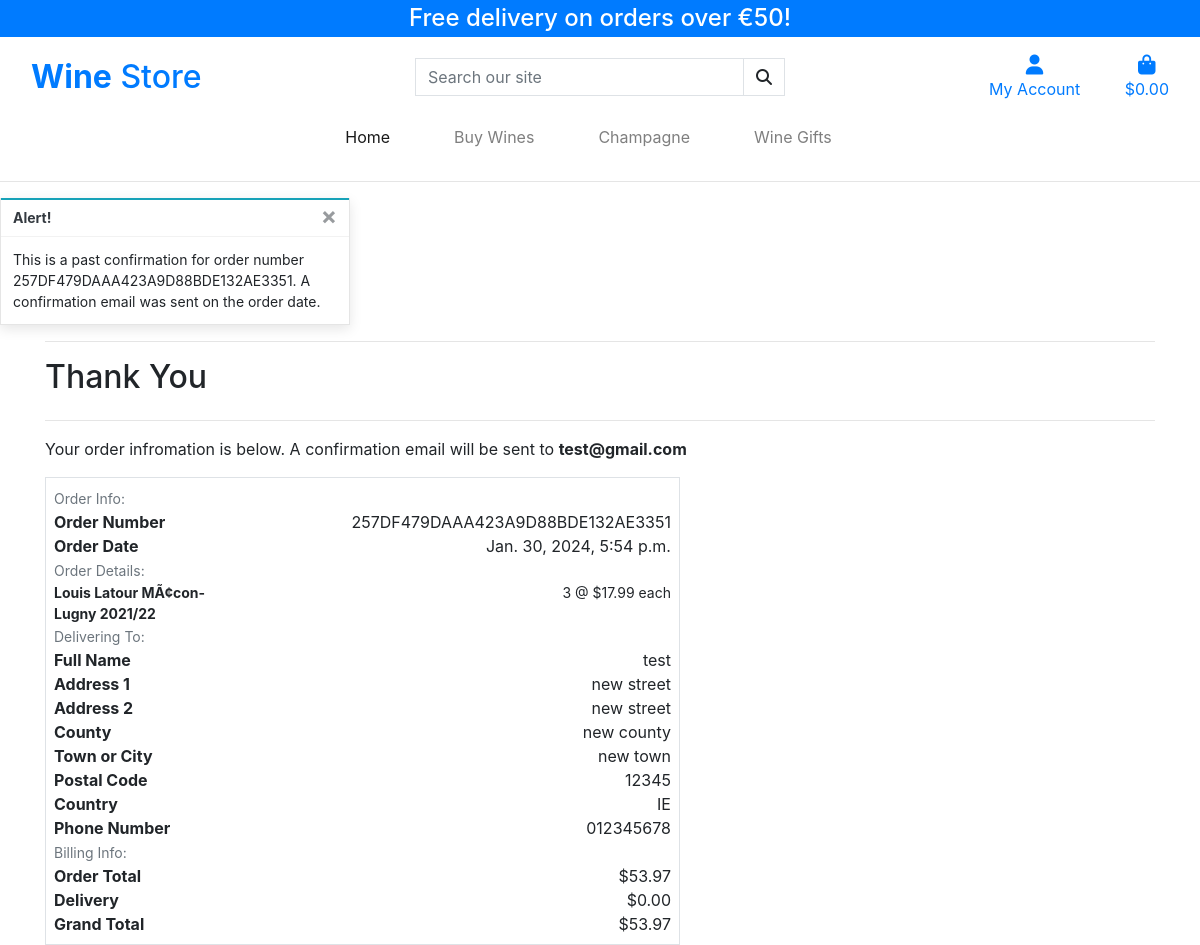
Screenshot of /profile/order_history/257DF479DAAA423A9D88BDE132AE3351 with the database file from the repository.
### checkout/models.py (models this page shows, shortened)
class Order(models.Model):
    order_number = models.CharField(max_length=32, null=False, editable=False)
    user_profile = models.ForeignKey(UserProfile, on_delete=models.SET_NULL,
                                     null=True, blank=True,
                                     related_name='orders')
    full_name = models.CharField(max_length=50, null=False, blank=False)
    email = models.EmailField(max_length=254, null=False, blank=False)
    phone_number = models.CharField(max_length=20, null=False, blank=False)
    country = CountryField(blank_label='Country *', null=False, blank=False)
    postcode = models.CharField(max_length=20, null=True, blank=True)
    town_or_city = models.CharField(max_length=40, null=False, blank=False)
    street_address1 = models.CharField(max_length=80, null=False, blank=False)
    street_address2 = models.CharField(max_length=80, null=True, blank=True)
    county = models.CharField(max_length=80, null=True, blank=True)
    date = models.DateTimeField(auto_now_add=True)
    delivery_cost = models.DecimalField(max_digits=6, decimal_places=2,
                                        null=False, default=0)
    order_total = models.DecimalField(max_digits=10, decimal_places=2,
                                      null=False, default=0)
    grand_total = models.DecimalField(max_digits=10, decimal_places=2,
                                      null=False, default=0)
    original_bag = models.TextField(null=False, blank=False, default='')
    stripe_pid = models.CharField(max_length=254, null=False, blank=False,
                                  default='')

class OrderLineItem(models.Model):
    order = models.ForeignKey(Order, null=False, blank=False,
                              on_delete=models.CASCADE,
                              related_name='lineitems')
    product = models.ForeignKey(Product, null=False, blank=False,
                                on_delete=models.CASCADE)
    quantity = models.IntegerField(null=False, blank=False, default=0)
    lineitem_total = models.DecimalField(max_digits=6, decimal_places=2,
                                         null=False, blank=False,
                                         editable=False)

### products/models.py (models this page shows, shortened)
class Product(models.Model):
    title = models.CharField(max_length = 254)
    description = models.TextField()
    price = models.DecimalField(max_digits=6, decimal_places=2)
    grape = models.ForeignKey('Grape', null=True, blank=True,
                                 on_delete=models.SET_NULL)
    closure = models.ForeignKey('Closure', null=True, blank=True,
                                 on_delete=models.SET_NULL)
    country = CountryField(blank_label='Country *', null=False, blank=False)
    colour = models.ForeignKey('Colour', null=True, blank=True,
                                 on_delete=models.SET_NULL)
    region = models.CharField(max_length = 32)
    style = models.ForeignKey('Style', null=True, blank=True,
                                 on_delete=models.SET_NULL)
    vintage = models.IntegerField(null=False, blank=False)
    image = models.ImageField(null=True, blank=True)
    image_url = models.URLField(max_length=1024, null=True, blank=True)
    in_stock = models.BooleanField()
    stock_qty = models.IntegerField(null=False, blank=False)
    created = models.DateTimeField(auto_now_add=True)
    sku = models.CharField(max_length=254, null=True, blank=True)

### profiles/views.py (the view)
# urls.py: path('order_history/<order_number>', views.order_history, name='order_history'),
def order_history(request, order_number):
    order = get_object_or_404(Order, order_number=order_number)
    messages.info(request, (
          f'This is a past confirmation for order number {order_number}. '
        'A confirmation email was sent on the order date.'
    ))
    template = 'checkout/checkout_success.html'
    context = {
        'order': order,
        'from_profile': True,
    }
    return render(request, template, context)

### coupons/forms.py
class CouponForm(forms.Form):
    code = forms.CharField()

### checkout/templates/checkout/checkout_success.html (shortened to what this page needs)
{% extends "base.html" %}
{% load static %}
{% block extra_css %}
    <link rel="stylesheet" href="{% static 'checkout/css/checkout.css' %}">
{% endblock %}
{% block content %}
    <div class="container">
        <div class="row">
            <div class="col">
                <hr>
                <h2 class="logo-font mb-4">Thank You</h2>
                <hr>
                <p class ='text-black'>Your order infromation is below. A confirmation email will be sent to <strong>{{ order.email }}</strong> </p>
            </div>
        </div>
       <div class="row">
        <div class="col-12 col-lg-7">
            <div class="order-confirmation-wrapper p-2 border">
                <div class="row">
                    <div class="col">
                        <small class="text-muted">Order Info:</small>
                    </div>
                </div>
                <div class="row">
                    <div class="col-12 col-md-4">
                        <p class="mb-0 text-black font-weight-bold">Order Number</p>
                    </div>
                    <div class="col-12 col-md-8 text-md-right">
                        <p class="mb-0">{{ order.order_number }}</p>
                    </div>
                </div>
                <div class="row">
                    <div class="col-12 col-md-4">
                        <p class="mb-0 text-black font-weight-bold">Order Date</p>
                    </div>
                    <div class="col-12 col-md-8 text-md-right">
                        <p class="mb-0">{{ order.date }}</p>
                    </div>
                </div>
                <div class="row">
                    <div class="col">
                        <small class="text-muted">Order Details:</small>
                    </div>
                </div>
                {% for item in order.lineitems.all %}
                <div class="row">
                    <div class="col-12 col-md-4">
                        <p class="small mb-0 text-black font-weight-bold">
                            {{ item.product.title }}
                        </p>
                    </div>
                    <div class="col-12 col-md-8 text-md-right">
                        <p class="small mb-0">{{ item.quantity }} @ ${{ item.product.price }} each</p>
                    </div>
                </div>
                {% endfor %}
                <div class="row">
                    <div class="col">
                        <small class="text-muted">Delivering To:</small>
                    </div>
                </div>
                <div class="row">
                    <div class="col-12 col-md-4">
                        <p class="mb-0 text-black font-weight-bold">Full Name</p>
                    </div>
                    <div class="col-12 col-md-8 text-md-right">
                        <p class="mb-0">{{ order.full_name }}</p>
                    </div>
                </div>
                <div class="row">
                    <div class="col-12 col-md-4">
                        <p class="mb-0 text-black font-weight-bold">Address 1</p>
                    </div>
                    <div class="col-12 col-md-8 text-md-right">
                        <p class="mb-0">{{ order.street_address1 }}</p>
                    </div>
                </div>
                {% if order.street_address2 %}
                <div class="row">
                    <div class="col-12 col-md-4">
                        <p class="mb-0 text-black font-weight-bold">Address 2</p>
                    </div>
                    <div class="col-12 col-md-8 text-md-right">
                        <p class="mb-0">{{ order.street_address1 }}</p>
                    </div>
                </div>
                {% endif %}
                {% if order.county %}
                <div class="row">
                    <div class="col-12 col-md-4">
                        <p class="mb-0 text-black font-weight-bold">County</p>
                    </div>
                    <div class="col-12 col-md-8 text-md-right">
                        <p class="mb-0">{{ order.county }}</p>
                    </div>
                </div>
                {% endif %}
                <div class="row">
                    <div class="col-12 col-md-4">
                        <p class="mb-0 text-black font-weight-bold">Town or City</p>
                    </div>
                    <div class="col-12 col-md-8 text-md-right">
                        <p class="mb-0">{{ order.town_or_city }}</p>
                    </div>
                </div>
                {% if order.postcode %}
                <div class="row">
                    <div class="col-12 col-md-4">
                        <p class="mb-0 text-black font-weight-bold">Postal Code</p>
                    </div>
                    <div class="col-12 col-md-8 text-md-right">
                        <p class="mb-0">{{ order.postcode }}</p>
                    </div>
                </div>
                {% endif %}
                <div class="row">
                    <div class="col-12 col-md-4">
                        <p class="mb-0 text-black font-weight-bold">Country</p>
                    </div>
                    <div class="col-12 col-md-8 text-md-right">
                        <p class="mb-0">{{ order.country }}</p>
                    </div>
                </div>
                <div class="row">
                    <div class="col-12 col-md-4">
                        <p class="mb-0 text-black font-weight-bold">Phone Number</p>
                    </div>
                    <div class="col-12 col-md-8 text-md-right">
                        <p class="mb-0">{{ order.phone_number }}</p>
                    </div>
                </div>
                <div class="row">
                    <div class="col">
                        <small class="text-muted">Billing Info:</small>
                    </div>
                </div>
                <div class="row">
                    <div class="col-12 col-md-4">
                        <p class="mb-0 text-black font-weight-bold">Order Total</p>
                    </div>
                    <div class="col-12 col-md-8 text-md-right">
                        <p class="mb-0">${{ order.order_total }}</p>
                    </div>
                </div>
                <div class="row">
                    <div class="col-12 col-md-4">
                        <p class="mb-0 text-black font-weight-bold">Delivery</p>
                    </div>
                    <div class="col-12 col-md-8 text-md-right">
                        <p class="mb-0">${{ order.delivery_cost }}</p>
                    </div>
                </div>
                <div class="row">
                    <div class="col-12 col-md-4">
                        <p class="mb-0 text-black font-weight-bold">Grand Total</p>
                    </div>
                    <div class="col-12 col-md-8 text-md-right">
                        <p class="mb-0">${{ order.grand_total }}</p>
                    </div>
                </div>
            </div>
        </div>
       </div>
    </div>
{% endblock %}

### static/css/base.css (style rules this page uses)
html { height: 100%; }

### rows the page displays
Order: email "test@gmail.com", order_number "257DF479DAAA423A9D88BDE132AE3351", date "Jan. 30, 2024, 5:54 p.m.", full_name "test", street_address1 "new street", county "new county", town_or_city "new town", postcode "12345", country "IE", phone_number "012345678", order_total "53.97", delivery_cost "0.00", grand_total "53.97"
OrderLineItem: product "Louis Latour MÃ¢con-Lugny 2021/22", quantity "3", product.price "17.99"

### other values shown
{{ free_delivery_threshold }} "50"
{{ message }} "This is a past confirmation for order number 257DF479DAAA423A9D88BDE132AE3351. A confirmation email was sent on the order date."
